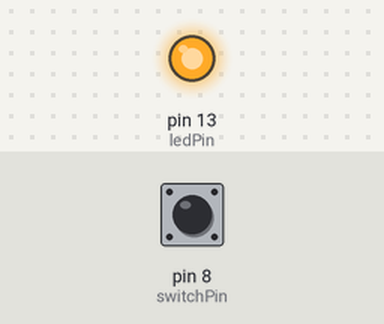
This sketch was run on a simulated Arduino Uno, built with avr-gcc and run on an emulated ATmega328P. On the bench: output pins drawn as LEDs (lit = HIGH). The inputs (shaded band) are chosen by the test bench; at power-on: pin 8 (switchPin) HIGH.

Above: at 1.2 s.
1.3 s: pin 8 (switchPin) pulled LOW for 0.15 s
At 1.9 s:
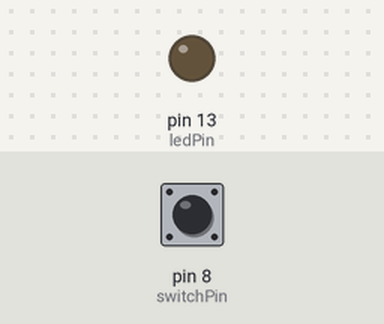
2.9 s: pin 8 (switchPin) pulled LOW for 1 s
At 4.4 s:
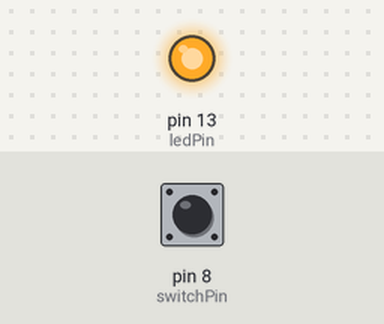
5.4 s: pin 8 (switchPin) pulled LOW for 3.2 s
At 9.1 s:
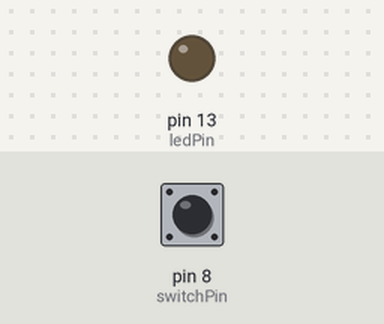
Timing chart, 0 to 10.6 s (numbered marks = the images above; inputs shaded):
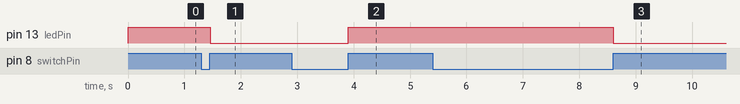

The sketch:

2.2.ino
```cpp
int switchPin = 8;
int ledPin = 13;
bool previousButton = LOW;
bool currentButton = LOW;
bool ledOn = false;


void setup()
{
  pinMode(switchPin, INPUT);
  pinMode(ledPin, OUTPUT);
}

bool debounceButton (bool last)
{
  bool current = digitalRead(switchPin);
  if(last != current)
  {
    delay(5);
    current = digitalRead(switchPin);
  }
  return current;
}

void loop()
{
  currentButton = debounceButton(previousButton);
  if(currentButton == HIGH && previousButton == LOW)
  {
   ledOn = !ledOn;
  }
  previousButton = currentButton;
  digitalWrite(ledPin, ledOn);
}
```

Measured:
- after the input at 1.3 s, pin 13 (ledPin): HIGH → LOW after 0.16 s
- after the input at 2.9 s, pin 13 (ledPin): LOW → HIGH after 1.0 s
- after the input at 5.4 s, pin 13 (ledPin): HIGH → LOW after 3.2 s
